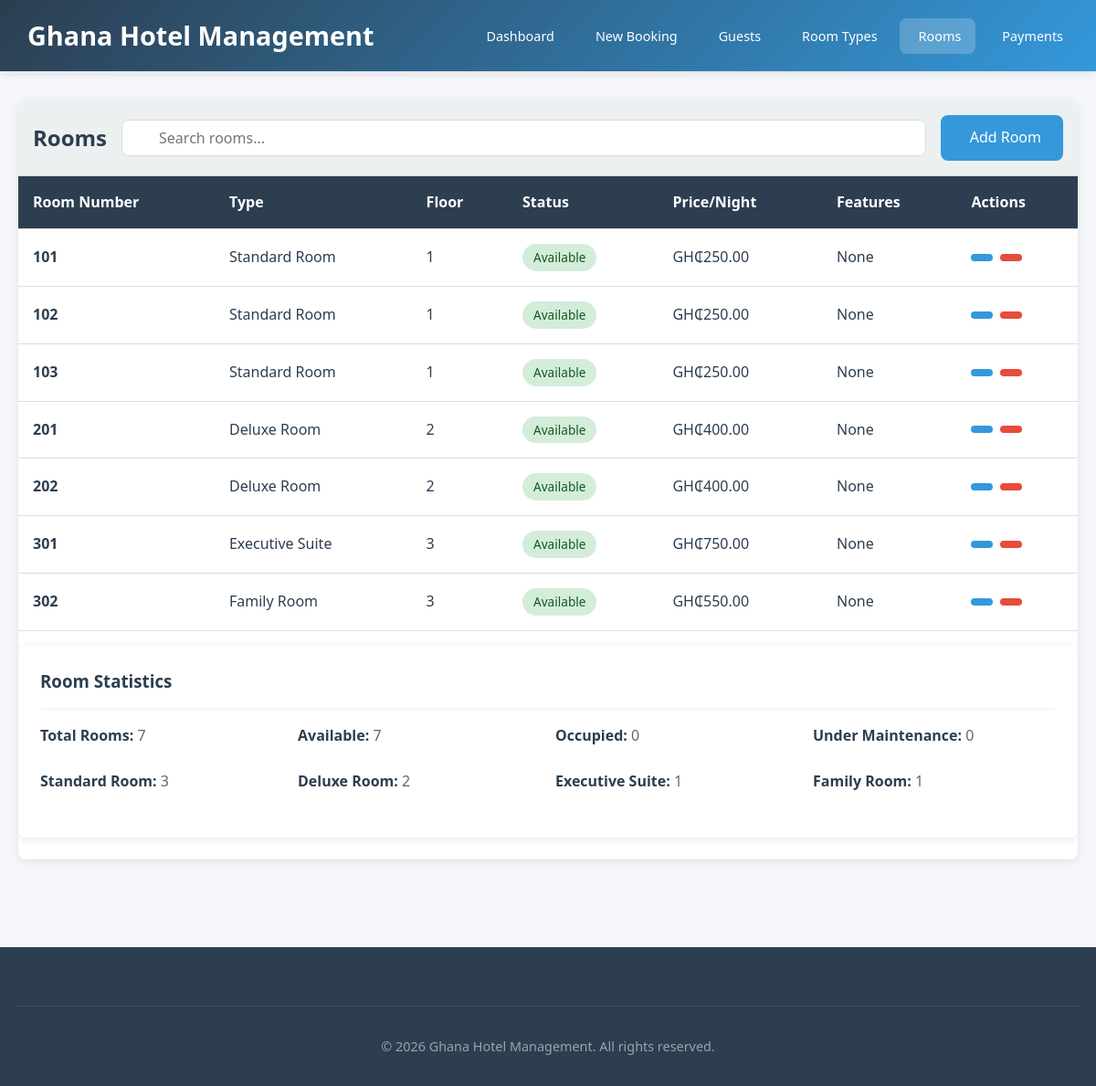
The page /rooms.php on the database its author committed.
### tables this page shows
CREATE TABLE rooms (
                       id INT PRIMARY KEY AUTO_INCREMENT,
                       room_number VARCHAR(20) NOT NULL UNIQUE,
                       room_type_id INT NOT NULL,
                       floor INT,
                       status ENUM('available', 'occupied', 'maintenance', 'cleaning') DEFAULT 'available',
                       features TEXT,
                       created_at TIMESTAMP DEFAULT CURRENT_TIMESTAMP,
                       updated_at TIMESTAMP DEFAULT CURRENT_TIMESTAMP ON UPDATE CURRENT_TIMESTAMP,
                       FOREIGN KEY (room_type_id) REFERENCES room_types(id) ON DELETE CASCADE
);

CREATE TABLE room_types (
                            id INT PRIMARY KEY AUTO_INCREMENT,
                            type_name VARCHAR(100) NOT NULL,
                            description TEXT,
                            price_per_night DECIMAL(10, 2) NOT NULL,
                            capacity INT NOT NULL,
                            amenities TEXT,
                            created_at TIMESTAMP DEFAULT CURRENT_TIMESTAMP,
                            updated_at TIMESTAMP DEFAULT CURRENT_TIMESTAMP ON UPDATE CURRENT_TIMESTAMP
);

### functions.php (called while the page is built, shortened)
<?php
require_once 'config.php';
function getAllRooms($pdo) {
    $sql = "SELECT r.*, rt.type_name, rt.price_per_night FROM rooms r
            JOIN room_types rt ON r.room_type_id = rt.id
            ORDER BY r.room_number";
    $stmt = $pdo->query($sql);
    return $stmt->fetchAll();
}

### config.php (called while the page is built, shortened)
<?php
function formatCurrency($amount) {
    return CURRENCY . number_format($amount, 2);
}
?>

### rooms.php (the view, shortened to what this page needs)
<?php
require_once 'config.php';
require_once 'functions.php';
$rooms = getAllRooms($pdo);
?>
<!DOCTYPE html>
<html lang="en">
<head>
    <link rel="stylesheet" href="styles.css">
</head>
<body>
<header>
    <div class="container header-container">
        <div class="logo">
            <span><?php echo APP_NAME; ?></span>
        </div>
        <nav>
            <ul>
                <li><a href="index.php"><i class="fas fa-tachometer-alt"></i> Dashboard</a></li>
                <li><a href="bookings_add.php"><i class="fas fa-calendar-plus"></i> New Booking</a></li>
                <li><a href="guests.php"><i class="fas fa-users"></i> Guests</a></li>
                <li><a href="roomType.php"><i class="fas fa-list"></i> Room Types</a></li>
                <li><a href="rooms.php" class="active"><i class="fas fa-bed"></i> Rooms</a></li>
                <li><a href="payments.php"><i class="fas fa-credit-card"></i> Payments</a></li>
            </ul>
        </nav>
    </div>
</header>
<main>
    <div class="container">
        <div class="table-container">
            <div class="table-header">
                <h2>Rooms</h2>
                <div class="search-box">
                    <input type="text" id="search-input" placeholder="Search rooms...">
                </div>
                <a href="rooms_add.php" class="btn btn-primary">
                    <i class="fas fa-plus"></i> Add Room
                </a>
            </div>
            <div style="overflow-x: auto;">
                <table id="roomsTable">
                    <thead>
                    <tr>
                        <th>Room Number</th>
                        <th>Type</th>
                        <th>Floor</th>
                        <th>Status</th>
                        <th>Price/Night</th>
                        <th>Features</th>
                        <th>Actions</th>
                    </tr>
                    </thead>
                    <tbody>
                    <?php if (empty($rooms)): ?>
                        <tr>
                            <td colspan="7" style="text-align: center; padding: 2rem;">
                                No rooms found. <a href="rooms_add.php">Add your first room</a>
                            </td>
                        </tr>
                    <?php else: ?>
                        <?php foreach ($rooms as $room): ?>
                            <tr>
                                <td><strong><?php echo htmlspecialchars($room['room_number']); ?></strong></td>
                                <td><?php echo htmlspecialchars($room['type_name']); ?></td>
                                <td><?php echo $room['floor'] ?? 'N/A'; ?></td>
                                <td>
                                        <span class="status <?php echo $room['status']; ?>">
                                            <?php echo ucfirst($room['status']); ?>
                                        </span>
                                </td>
                                <td><?php echo formatCurrency($room['price_per_night']); ?></td>
                                <td><?php echo htmlspecialchars($room['features'] ?? 'None'); ?></td>
                                <td>
                                    <div class="action-buttons">
                                        <a href="rooms_update.php?id=<?php echo $room['id']; ?>"
                                           class="btn btn-primary btn-small" title="Edit">
                                        </a>
                                        <a href="#" onclick="if(confirm('Delete this room?')) window.location='?delete=<?php echo $room['id']; ?>'"
                                           class="btn btn-danger btn-small" title="Delete">
                                        </a>
                                    </div>
                                </td>
                            </tr>
                        <?php endforeach; ?>
                    <?php endif; ?>
                    </tbody>
                </table>
            </div>
            <div class="card" style="margin-top: 1rem;">
                <div class="card-header">
                    <h3><i class="fas fa-chart-pie"></i> Room Statistics</h3>
                </div>
                <div class="card-body">
                    <?php
                    $statusCounts = [];
                    $typeCounts = [];
                    foreach ($rooms as $room) {
                        $statusCounts[$room['status']] = ($statusCounts[$room['status']] ?? 0) + 1;
                        $typeCounts[$room['type_name']] = ($typeCounts[$room['type_name']] ?? 0) + 1;
                    }
                    ?>
                    <div class="form-row">
                        <div class="form-group">
                            <span class="detail-label">Total Rooms:</span>
                            <span class="detail-value"><?php echo count($rooms); ?></span>
                        </div>
                        <div class="form-group">
                            <span class="detail-label">Available:</span>
                            <span class="detail-value"><?php echo $statusCounts['available'] ?? 0; ?></span>
                        </div>
                        <div class="form-group">
                            <span class="detail-label">Occupied:</span>
                            <span class="detail-value"><?php echo $statusCounts['occupied'] ?? 0; ?></span>
                        </div>
                        <div class="form-group">
                            <span class="detail-label">Under Maintenance:</span>
                            <span class="detail-value"><?php echo $statusCounts['maintenance'] ?? 0; ?></span>
                        </div>
                    </div>
                    <div class="form-row">
                        <?php foreach ($typeCounts as $type => $count): ?>
                            <div class="form-group">
                                <span class="detail-label"><?php echo htmlspecialchars($type); ?>:</span>
                                <span class="detail-value"><?php echo $count; ?></span>
                            </div>
                        <?php endforeach; ?>
                    </div>
                </div>
            </div>
        </div>
    </div>
</main>
<footer>
    <div class="container">
        <div class="copyright">
            &copy; <?php echo date('Y'); ?> <?php echo APP_NAME; ?>. All rights reserved.
        </div>
    </div>
</footer>
</body>
</html>

### styles.css (style rules this page uses)
* { margin: 0; padding: 0; box-sizing: border-box; }
:root { --primary-color: #2c3e50; --secondary-color: #3498db; --accent-color: #e74c3c; --success-color: #27ae60; --warning-color: #f39c12; --light-color: #ecf0f1; --dark-color: #2c3e50; --gray-color: #95a5a6; --border-radius: 8px; --box-shadow: 0 2px 10px rgba(0, 0, 0, 0.1); --transition: all 0.3s ease; }
body { font-family: 'Segoe UI', Tahoma, Geneva, Verdana, sans-serif; line-height: 1.6; color: var(--dark-color); background-color: #f5f7fa; min-height: 100vh; }
.container { max-width: 1200px; margin: 0 auto; padding: 0 20px; }
header { background: linear-gradient(135deg, var(--primary-color), var(--secondary-color)); color: white; padding: 1rem 0; box-shadow: var(--box-shadow); position: sticky; top: 0; z-index: 1000; }
.header-container { display: flex; justify-content: space-between; align-items: center; flex-wrap: wrap; }
.logo { font-size: 1.8rem; font-weight: bold; display: flex; align-items: center; gap: 10px; }
nav ul { display: flex; list-style: none; gap: 0.5rem; flex-wrap: wrap; }
nav a { color: white; text-decoration: none; padding: 0.5rem 1rem; border-radius: var(--border-radius); transition: var(--transition); display: flex; align-items: center; gap: 5px; font-size: 0.9rem; }
nav a:hover, nav a.active { background-color: rgba(255, 255, 255, 0.2); }
main { padding: 2rem 0; min-height: calc(100vh - 180px); }
.table-container { background: white; border-radius: var(--border-radius); box-shadow: var(--box-shadow); overflow: hidden; margin-bottom: 2rem; }
.table-header { display: flex; justify-content: space-between; align-items: center; padding: 1rem; background-color: var(--light-color); border-bottom: 1px solid #ddd; flex-wrap: wrap; gap: 1rem; }
.table-header h2 { margin: 0; }
.search-box { position: relative; min-width: 250px; flex: 1; }
.search-box input { width: 100%; padding: 0.5rem 1rem 0.5rem 2.5rem; border: 1px solid #ddd; border-radius: var(--border-radius); }
table { width: 100%; border-collapse: collapse; min-width: 600px; }
thead { background-color: var(--primary-color); color: white; }
th, td { padding: 1rem; text-align: left; border-bottom: 1px solid #ddd; }
.status { padding: 0.25rem 0.75rem; border-radius: 20px; font-size: 0.85rem; font-weight: 500; display: inline-block; }
.available { background: #d4edda; color: #155724; }
.form-group { margin-bottom: 1.5rem; }
.form-row { display: grid; grid-template-columns: repeat(auto-fit, minmax(250px, 1fr)); gap: 1rem; }
input, select, textarea { width: 100%; padding: 0.75rem; border: 1px solid #ddd; border-radius: var(--border-radius); font-family: inherit; font-size: 1rem; transition: var(--transition); }
.btn { display: inline-flex; align-items: center; justify-content: center; gap: 0.5rem; padding: 0.75rem 1.5rem; border: none; border-radius: var(--border-radius); font-size: 1rem; font-weight: 500; cursor: pointer; transition: var(--transition); text-decoration: none; }
.btn-primary { background-color: var(--secondary-color); color: white; }
.btn-danger { background-color: var(--accent-color); color: white; }
.btn-small { padding: 0.25rem 0.75rem; font-size: 0.85rem; }
.action-buttons { display: flex; gap: 0.5rem; flex-wrap: wrap; }
.card { background: white; border-radius: var(--border-radius); box-shadow: var(--box-shadow); padding: 1.5rem; margin-bottom: 1.5rem; }
.card-header { display: flex; justify-content: space-between; align-items: center; margin-bottom: 1rem; padding-bottom: 1rem; border-bottom: 1px solid #eee; flex-wrap: wrap; gap: 1rem; }
footer { background-color: var(--primary-color); color: white; padding: 2rem 0; margin-top: 2rem; }
.copyright { text-align: center; padding-top: 2rem; margin-top: 2rem; border-top: 1px solid rgba(255, 255, 255, 0.1); color: #95a5a6; font-size: 0.9rem; }
.detail-label { font-weight: 600; color: var(--dark-color); }
.detail-value { color: #666; text-align: right; }

### rows shown on the page
rooms: room_number "101", room_type.type_name "Standard Room", floor "1", status "Available", room_type.price_per_night "GH₵250.00", features "None"
rooms: room_number "102", room_type.type_name "Standard Room", floor "1", status "Available", room_type.price_per_night "GH₵250.00", features "None"
rooms: room_number "103", room_type.type_name "Standard Room", floor "1", status "Available", room_type.price_per_night "GH₵250.00", features "None"
rooms: room_number "201", room_type.type_name "Deluxe Room", floor "2", status "Available", room_type.price_per_night "GH₵400.00", features "None"
rooms: room_number "202", room_type.type_name "Deluxe Room", floor "2", status "Available", room_type.price_per_night "GH₵400.00", features "None"
rooms: room_number "301", room_type.type_name "Executive Suite", floor "3", status "Available", room_type.price_per_night "GH₵750.00", features "None"
rooms: room_number "302", room_type.type_name "Family Room", floor "3", status "Available", room_type.price_per_night "GH₵550.00", features "None"

### other values the page prints
APP_NAME "Ghana Hotel Management"
count($rooms) "7"
$statusCounts['available'] "7"
$statusCounts['occupied'] "0"
$statusCounts['maintenance'] "0"
$type "Standard Room"
$count "3"
$type "Deluxe Room"
$count "2"
$type "Executive Suite"
$count "1"
$type "Family Room"
